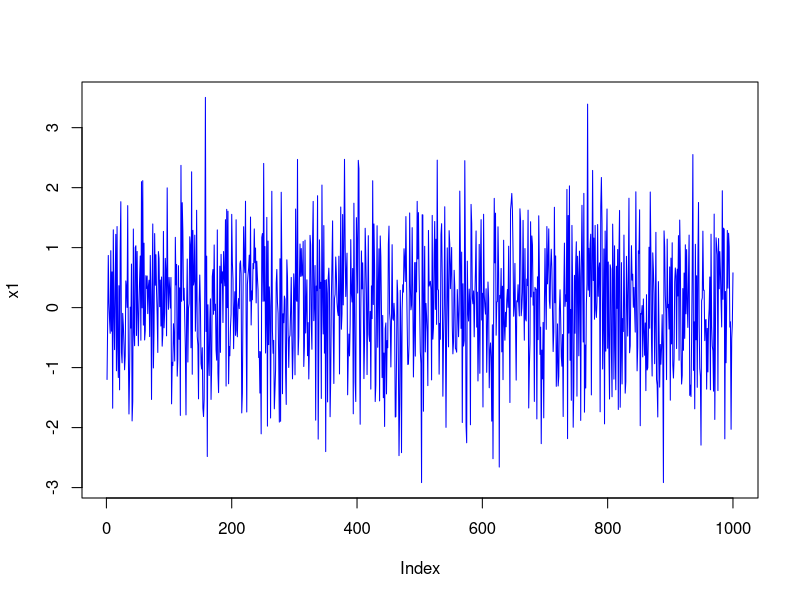
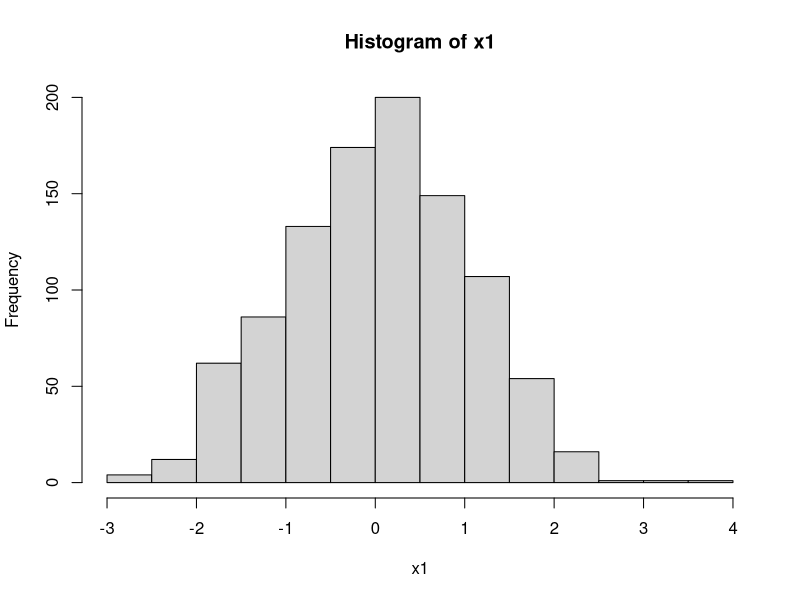
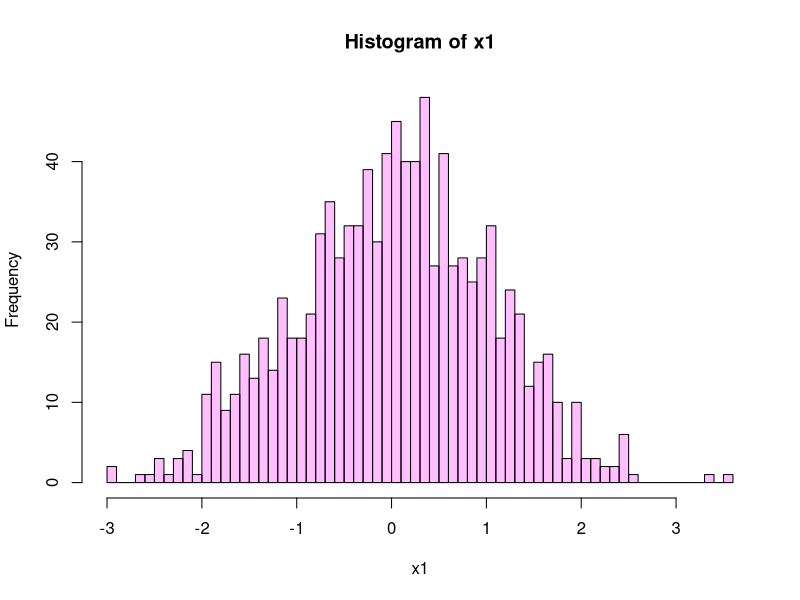
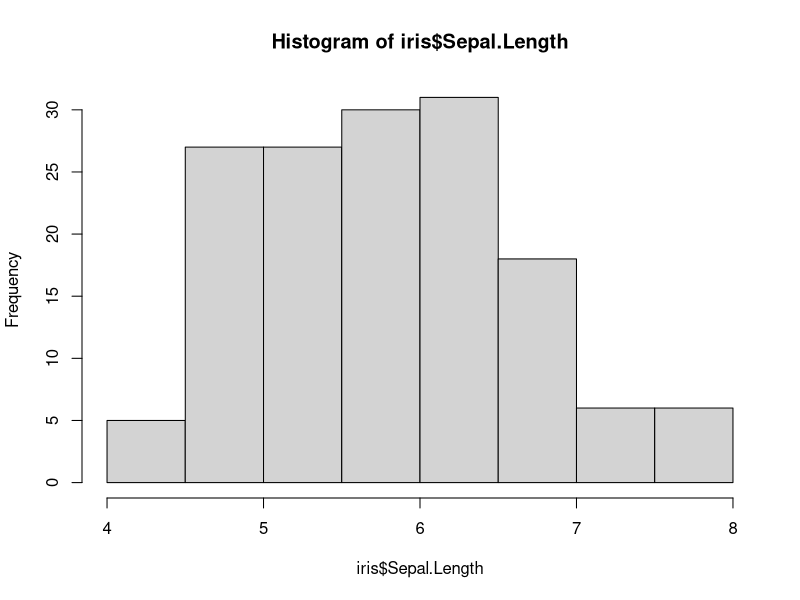
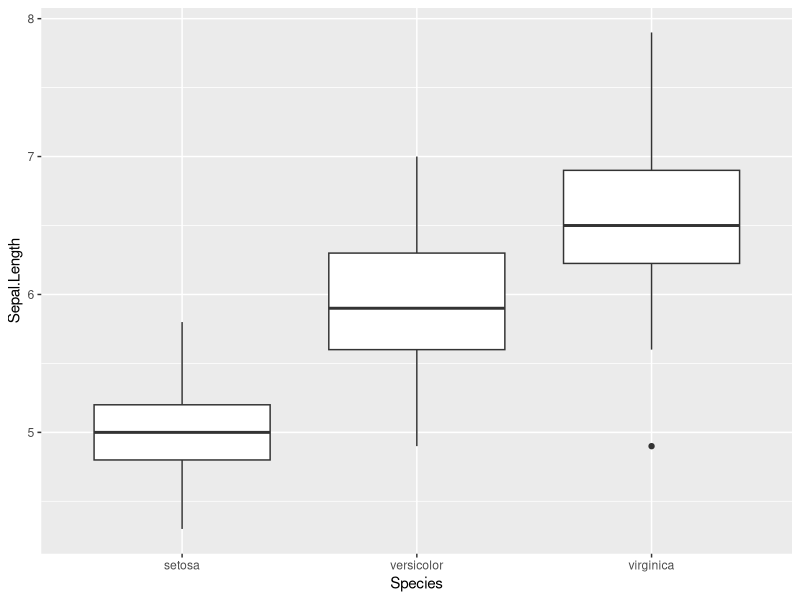
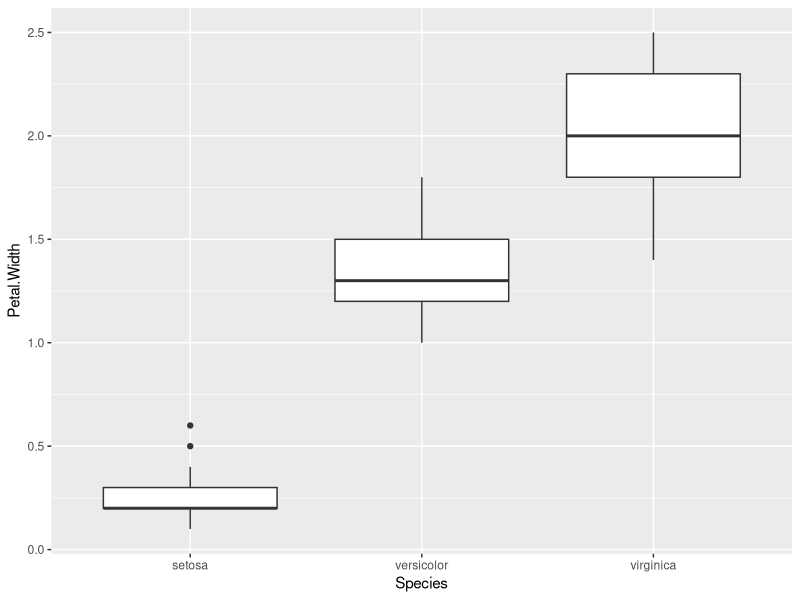

The R source for these figures, in order:
## ---- chunk 1
1+1
## ---- chunk 2
x <- 1
## ---- chunk 3
x
## ---- chunk 4
y <- 3
## ---- chunk 5
x+y
## ---- chunk 6
z <- x*y
z
## ---- chunk 7
a <- "Hello World!"
## ---- chunk 8
x1 <- rnorm(1000, 0, 1)
plot(x1, type="l", col="blue")
## ---- chunk 9
hist(x1)
## ---- chunk 10
hist(x1, breaks = 60, col ="#ff00ff40")
## ---- chunk 11
library("ggplot2")
## ---- chunk 12
head(iris)
## ---- chunk 13
hist(iris$Sepal.Length)
## ---- chunk 14
qplot(Species, Sepal.Length, data=iris, geom="boxplot")
## ---- chunk 15
qplot(Species, Petal.Width, data=iris, geom="boxplot")
## ---- chunk 16
iris$Petal.Width
## ---- chunk 17
t.test(iris$Petal.Width[1:50], iris$Petal.Width[51:100])
